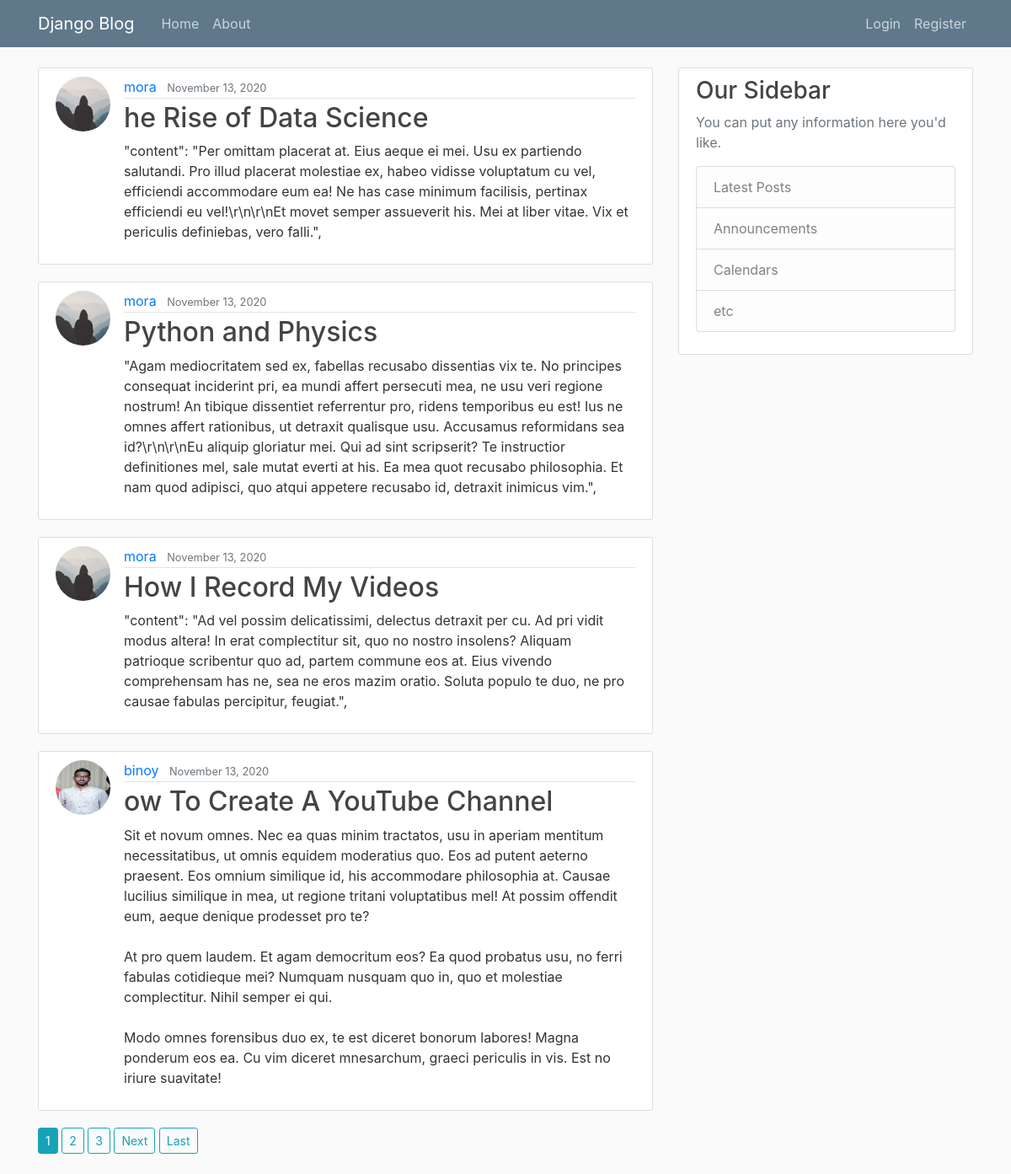
The page / on the database its author committed.
### blog/models.py (models this page shows, shortened)
class Post(models.Model):
    title = models.CharField(max_length=100)
    content = models.TextField()
    date_posted = models.DateTimeField(default=timezone.now)
    author = models.ForeignKey(User, on_delete=models.CASCADE)

### users/models.py (models this page shows, shortened)
class Profile(models.Model):
    user = models.OneToOneField(User, on_delete=models.CASCADE)
    image = models.ImageField(default='default.jpg', upload_to='profile_pics')

### blog/views.py (the view)
# urls.py: path('', PostListView.as_view(), name='home-blog'),
class PostListView(ListView):
    model = Post
    template_name = 'blog/home.html'
    context_object_name = 'posts'
    ordering = ['-date_posted']
    paginate_by = 4

### blog/templates/blog/home.html (shortened to what this page needs)
{% extends 'blog/base.html' %}
{% block content%}
    {% for post in posts%}
        <article class="media content-section">
            <img class="rounded-circle article-img" src="{{post.author.profile.image.url}}">
          <div class="media-body">
            <div class="article-metadata">
              <a class="mr-2" href="{% url 'user-posts' post.author.username %}">{{ post.author }}</a>
              <small class="text-muted">{{ post.date_posted|date:'F d, Y' }}</small>
            </div>
            <h2><a class="article-title" href="{% url 'post-detail' post.id %}">{{ post.title }}</a></h2>
            <p class="article-content">{{ post.content }}</p>
          </div>
        </article>
    {% endfor %}
    {% if is_paginated %}
        {% for num in page_obj.paginator.page_range %}
            {% if page_obj.number == num%}
                <a class=" btn btn-sm btn-info mb-4" href="?page={{num}}">{{num}}</a>
            {% elif num > page_obj.number|add:'-3' and num < page_obj.number|add:'3' %}
                <a class=" btn btn-sm btn-outline-info mb-4" href="?page={{num}}">{{num}}</a>
            {% endif %}
        {% endfor %}
        {% if page_obj.has_next %}
            <a class=" btn btn-sm btn-outline-info mb-4" href="?page={{page_obj.next_page_number}}">Next</a>
            <a class=" btn btn-sm btn-outline-info mb-4" href="?page={{page_obj.paginator.num_pages}}">Last</a>
        {% endif %}
    {% endif %}
{% endblock content%}

### blog/templates/blog/base.html (shortened to what this page needs)
{% load static%}
<!DOCTYPE html>
<html lang="en">
<head>
    <link rel="stylesheet" href="https://maxcdn.bootstrapcdn.com/bootstrap/4.0.0/css/bootstrap.min.css"
>
    <link rel="stylesheet" type="text/css" href="{% static 'blog/main.css'%}">
</head>
<body>
    <header class="site-header">
      <nav class="navbar navbar-expand-md navbar-dark bg-steel fixed-top">
        <div class="container">
          <a class="navbar-brand mr-4" href="{% url 'home-blog'%}">Django Blog</a>
          <div class="collapse navbar-collapse" id="navbarToggle">
            <div class="navbar-nav mr-auto">
              <a class="nav-item nav-link" href="{% url 'home-blog'%}">Home</a>
              <a class="nav-item nav-link" href="{% url 'blog-about'%}">About</a>
            </div>
            <div class="navbar-nav ">
                {% if user.is_authenticated%}
                    <a class="nav-item nav-link" href="{% url 'post-create'%}">Create</a>
                    <a class="nav-item nav-link" href="{% url 'profile'%}">Profile</a>
                    <a class="nav-item nav-link" href="{% url 'logout'%}">Logout</a>
                {% else%}
                    <a class="nav-item nav-link" href="{% url 'login'%}">Login</a>
                    <a class="nav-item nav-link" href="{% url 'register' %}">Register</a>
                {% endif%}
            </div>
          </div>
        </div>
      </nav>
    </header>
    <main role="main" class="container">
      <div class="row">
          <div class="col-md-8">
          {% block content %}{% endblock %}
        </div>
        <div class="col-md-4">
          <div class="content-section">
            <h3>Our Sidebar</h3>
            <p class='text-muted'>You can put any information here you'd like.
              <ul class="list-group">
                <li class="list-group-item list-group-item-light">Latest Posts</li>
                <li class="list-group-item list-group-item-light">Announcements</li>
                <li class="list-group-item list-group-item-light">Calendars</li>
                <li class="list-group-item list-group-item-light">etc</li>
              </ul>
            </p>
          </div>
        </div>
      </div>
    </main>
</body>
</html>

### blog/static/blog/main.css (style rules this page uses)
body { background: #fafafa; color: #333333; margin-top: 5rem; }
h1, h2, h3, h4, h5, h6 { color: #444444; }
ul { margin: 0; }
.bg-steel { background-color: #5f788a; }
.site-header .navbar-nav .nav-link { color: #cbd5db; }
.content-section { background: #ffffff; padding: 10px 20px; border: 1px solid #dddddd; border-radius: 3px; margin-bottom: 20px; }
.article-title { color: #444444; }
.article-content { white-space: pre-line; }
.article-img { height: 65px; width: 65px; margin-right: 16px; }
.article-metadata { padding-bottom: 1px; margin-bottom: 4px; border-bottom: 1px solid #e3e3e3 }

### rows shown on the page
Post: author.profile.image (placeholder picture), author "mora", date_posted "November 13, 2020", title "he Rise of Data Science", content "\"content\": \"Per omittam placerat at. Eius aeque ei mei. Usu ex partiendo salutandi. Pro illud placerat molestiae ex, habeo vidisse voluptatum cu vel, efficiendi accommodare eum ea! Ne has case minimum facilisis, pertinax efficiendi eu vel!\\r\\n\\r\\nEt movet semper assueverit his. Mei at liber vitae. Vix et periculis definiebas, vero falli.\","
Post: author.profile.image (placeholder picture), author "mora", date_posted "November 13, 2020", title "Python and Physics", content "\"Agam mediocritatem sed ex, fabellas recusabo dissentias vix te. No principes consequat inciderint pri, ea mundi affert persecuti mea, ne usu veri regione nostrum! An tibique dissentiet referrentur pro, ridens temporibus eu est! Ius ne omnes affert rationibus, ut detraxit qualisque usu. Accusamus reformidans sea id?\\r\\n\\r\\nEu aliquip gloriatur mei. Qui ad sint scripserit? Te instructior definitiones mel, sale mutat everti at his. Ea mea quot recusabo philosophia. Et nam quod adipisci, quo atqui appetere recusabo id, detraxit inimicus vim.\","
Post: author.profile.image (placeholder picture), author "mora", date_posted "November 13, 2020", title "How I Record My Videos", content "\"content\": \"Ad vel possim delicatissimi, delectus detraxit per cu. Ad pri vidit modus altera! In erat complectitur sit, quo no nostro insolens? Aliquam patrioque scribentur quo ad, partem commune eos at. Eius vivendo comprehensam has ne, sea ne eros mazim oratio. Soluta populo te duo, ne pro causae fabulas percipitur, feugiat.\","
Post: author.profile.image (picture), author "binoy", date_posted "November 13, 2020", title "ow To Create A YouTube Channel", content "Sit et novum omnes. Nec ea quas minim tractatos, usu in aperiam mentitum necessitatibus, ut omnis equidem moderatius quo. Eos ad putent aeterno praesent. Eos omnium similique id, his accommodare philosophia at. Causae lucilius similique in mea, ut regione tritani voluptatibus mel! At possim offendit eum, aeque denique prodesset pro te? At pro quem laudem. Et agam democritum eos? Ea quod probatus usu, no ferri fabulas cotidieque mei? Numquam nusquam quo in, quo et molestiae complectitur. Nihil semper ei qui. Modo omnes forensibus duo ex, te est diceret bonorum labores! Magna ponderum eos ea. Cu vim diceret mnesarchum, graeci periculis in vis. Est no iriure suavitate!"

### other values the page prints
{{ num }} "1"
{{ num }} "2" "3"
